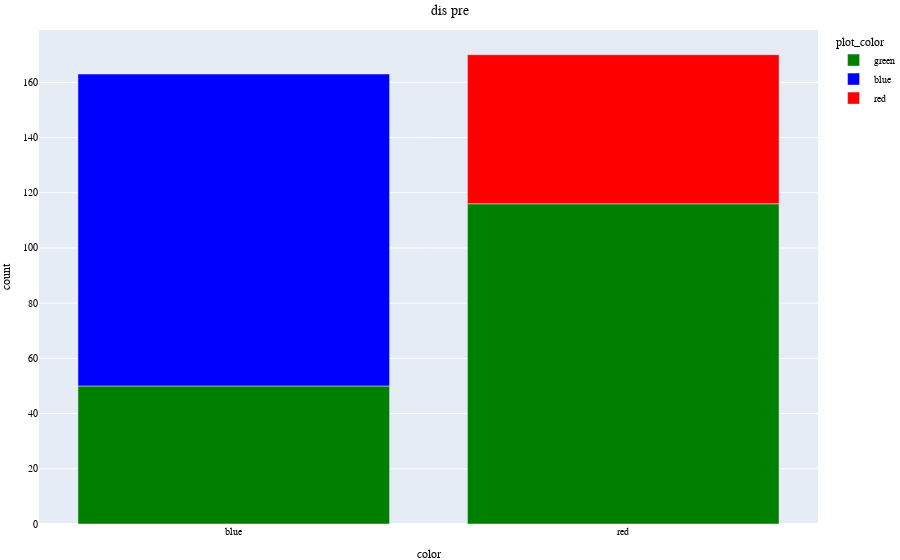

Notebook source saved alongside this figure:
### Code cell
# Filter rows where performance = 0 for short latency saccades
sacc_df = events_df[events_df["color"] != "green"]
sacc_df = sacc_df[sacc_df['performance'] != 100]
sacc_df = sacc_df[sacc_df['reaction_time'] <= 250]

temp_df = sacc_df.groupby(['distractor_presense_on_incorrect_trials', 'color']).size().reset_index(name='count')
# display(temp_df)
def determine_plot_color(df):
    df['plot_color'] = 'green'
    df.loc[(df['distractor_presense_on_incorrect_trials'] == 100) & (df['color'] == 'red'), 'plot_color'] = 'red'
    df.loc[(df['distractor_presense_on_incorrect_trials'] == 100) & (df['color'] == 'blue'), 'plot_color'] = 'blue'
    return df

color_temp_df = determine_plot_color(temp_df)
# display(color_temp_df)


fig = px.bar(color_temp_df, title= "dis pre", 
     x="color", y="count", 
     color="plot_color",
     color_discrete_map={
        "red": "red",
        "green": "green",
        "blue": "blue"})

fig.update_layout(
    title_x=0.5,
    font= my_font,
    margin=dict(l=30, r=0, t=30, b=30)
                )
fig.show()

### Figure 1 — Plotly figure (JSON) as saved in the notebook; plotly's stock layout.template omitted (floating-point values rounded to 4 significant figures)
{"data": [{"alignmentgroup": "True", "hovertemplate": "plot_color=green<br>color=%{x}<br>count=%{y}<extra></extra>", "legendgroup": "green", "marker": {"color": "green", "pattern": {"shape": ""}}, "name": "green", "offsetgroup": "green", "orientation": "v", "showlegend": true, "textposition": "auto", "type": "bar", "x": ["blue", "red"], "xaxis": "x", "y": [50, 116], "yaxis": "y"}, {"alignmentgroup": "True", "hovertemplate": "plot_color=blue<br>color=%{x}<br>count=%{y}<extra></extra>", "legendgroup": "blue", "marker": {"color": "blue", "pattern": {"shape": ""}}, "name": "blue", "offsetgroup": "blue", "orientation": "v", "showlegend": true, "textposition": "auto", "type": "bar", "x": ["blue"], "xaxis": "x", "y": [113], "yaxis": "y"}, {"alignmentgroup": "True", "hovertemplate": "plot_color=red<br>color=%{x}<br>count=%{y}<extra></extra>", "legendgroup": "red", "marker": {"color": "red", "pattern": {"shape": ""}}, "name": "red", "offsetgroup": "red", "orientation": "v", "showlegend": true, "textposition": "auto", "type": "bar", "x": ["red"], "xaxis": "x", "y": [54], "yaxis": "y"}], "layout": {"autosize": true, "barmode": "relative", "font": {"color": "black", "family": "Vazir", "size": 10}, "legend": {"title": {"text": "plot_color"}, "tracegroupgap": 0}, "margin": {"b": 30, "l": 30, "r": 0, "t": 30}, "title": {"text": "dis pre", "x": 0.5}, "xaxis": {"anchor": "y", "autorange": true, "domain": [0, 1], "range": [-0.5, 1.5], "title": {"text": "color"}, "type": "category"}, "yaxis": {"anchor": "x", "autorange": true, "domain": [0, 1], "range": [0, 178.9], "title": {"text": "count"}, "type": "linear"}}}
